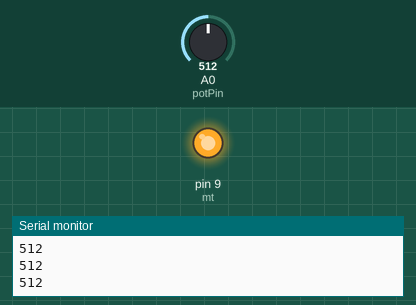
This sketch was run on a simulated Arduino Uno, built with avr-gcc and run on an emulated ATmega328P. Parts: output pins drawn as LEDs (lit = HIGH), the last lines printed to the serial monitor. Inputs (shaded band) come from the test bench; at power-on: A0 (potPin) = 512.

Above: at 1.2 s.
1.3 s: A0 (potPin) set to 122
At 2.4 s:
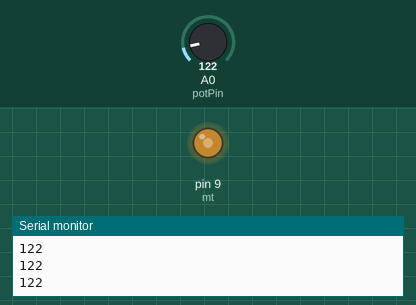
2.8 s: A0 (potPin) set to 0
At 3.6 s:
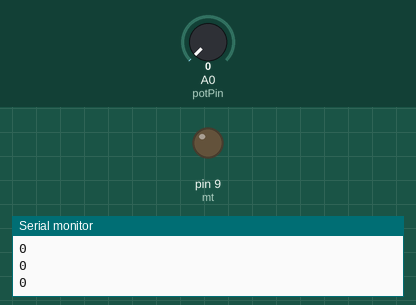
4.3 s: A0 (potPin) set to 306
At 4.7 s:
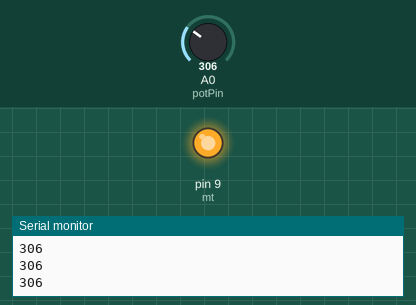
Timing chart, 0 to 7.3 s (numbered marks = the images above; inputs shaded):
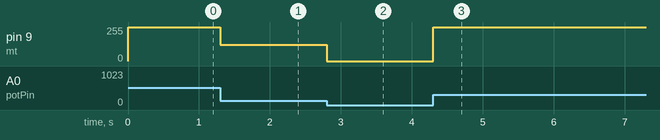

The sketch:

sketch_oct07a.ino
```cpp
int mt = 9;
int potPin = 0;
int val;
void setup() {
  // put your setup code here, to run once:

  pinMode(mt, OUTPUT);
  pinMode(potPin, INPUT);
  Serial.begin(9600);

}

void loop() {
  // put your main code here, to run repeatedly:

  val = analogRead(potPin);

    analogWrite(mt, val);

  Serial.println(val);

}
```

Measured:
- after the input at 1.3 s, pin 9 (mt): 255/255 → 122/255 at once
- after the input at 2.8 s, pin 9 (mt): 122/255 → 0/255 at once
- after the input at 4.3 s, pin 9 (mt): 0/255 → 255/255 at once
